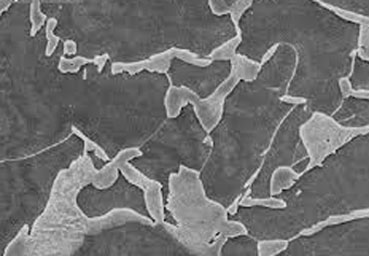
%> input picture MPF/Matlab/image1.jpg, 369 x 256 px
$ octave --eval "result = showImage('image1.jpg');"   (GNU Octave 9; MATLAB toolbox functions it lacks are replaced by stand-ins)
%> lines starting %> are read from the running program, lines starting %| are printed output that depends on the picture; in (x1, y1, x2, y2) boxes, pixels count from 0 and x2, y2 are one past the last pixel; in counts of white or black regions, pixels touching at a corner belong together; the program's own positions count from 1
function b = showImage(x)
%> called with x = 'image1.jpg'
    originalImage = imread(x);
%> originalImage is the input picture: size 256x369x3 uint8; min 6, max 246, mean 112.6
    figure
%    imshow(originalImage)
    grayImage = rgb2gray(originalImage)
    filteredImage = wiener2(grayImage,[5 5])
    imshow(filteredImage)
    SE = strel('arbitrary',eye(5))
    filteredImage = imerode(filteredImage,SE)
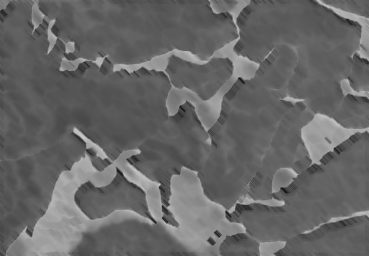
%> filteredImage: size 256x369 uint8; min 19, max 204, mean 102.8

    bw = double(filteredImage > mean(filteredImage(:)));
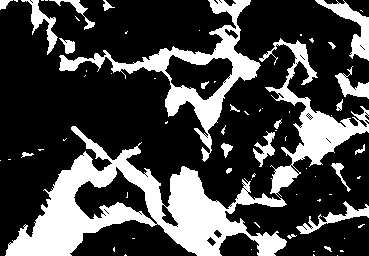
%> bw: size 256x369 double; values 0 (black) and 1 (white), 27% white; 70 white regions (46 under 20 px), largest, box (x1, y1, x2, y2) and area: (5, 38, 369, 256) 16279, (59, 0, 261, 162) 5067, (315, 0, 369, 61) 963
    imshow(bw)
%    b = find(bw == 0);
    numberOfPixels = numel(bw)
%> numberOfPixels = 94464
    numberOfTruePixels = sum(bw(:));
%> numberOfTruePixels = 25465
%    disp(numberOfPixels)
 %   disp(numberOfTruePixels)
    disp(numberOfTruePixels / numberOfPixels)
%| 0.2696
end
%> (the run ends here)

$ run again, on MPF/Matlab/image2.jpg
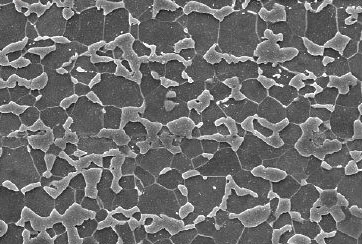
%> input picture MPF/Matlab/image2.jpg, 362 x 244 px
%> in showImage, originalImage is the input picture: size 244x362x3 uint8; mean R, G, B 108.6, 108.6, 108.6
%> in showImage, `filteredImage = imerode(filteredImage,SE)`:
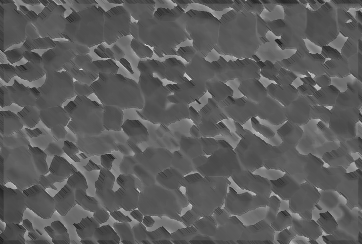
%> filteredImage: size 244x362 uint8; min 29, max 217, mean 92.7
%> in showImage, `bw = double(filteredImage > mean(filteredImage(:)));`:
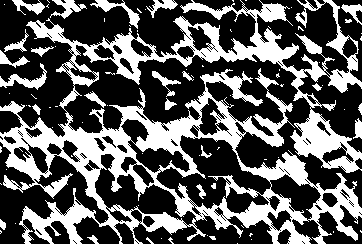
%> bw: size 244x362 double; values 0 (black) and 1 (white), 35.6% white; 86 white regions (60 under 20 px), largest, box (x1, y1, x2, y2) and area: (0, 0, 362, 244) 28234, (0, 63, 47, 90) 386, (90, 0, 140, 29) 344
%> numberOfTruePixels = 31443
%| 0.3560

$ run again, on MPF/Matlab/image3.jpg
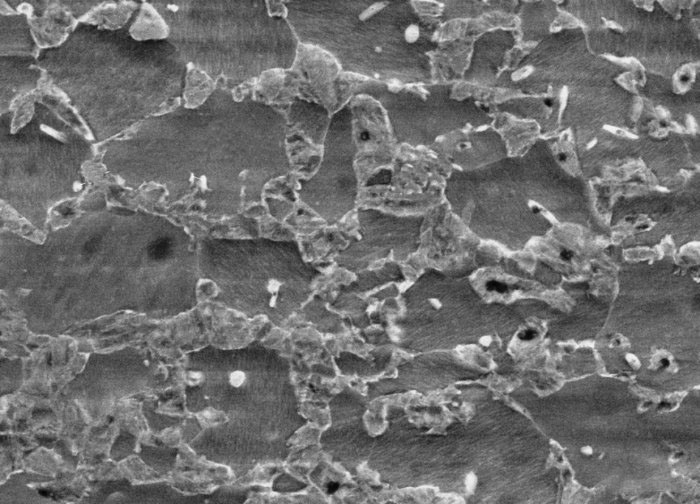
%> input picture MPF/Matlab/image3.jpg, 700 x 504 px
%> in showImage, originalImage is the input picture: size 504x700x3 uint8; min 2, max 246, mean 110.3
%> in showImage, `filteredImage = imerode(filteredImage,SE)`:
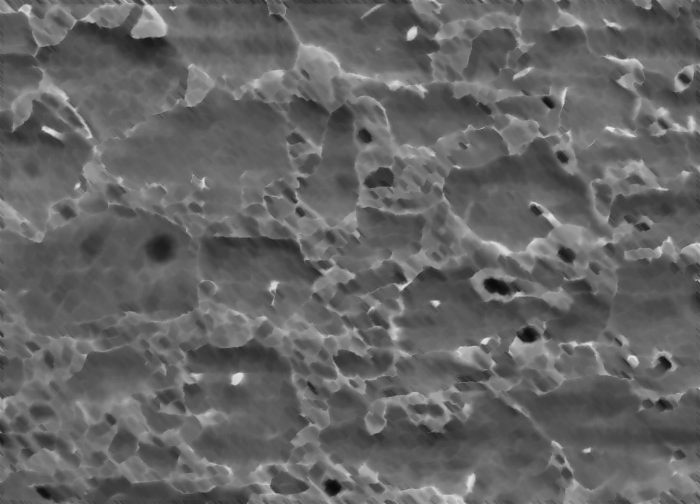
%> filteredImage: size 504x700 uint8; min 11, max 232, mean 100.4
%> in showImage, `bw = double(filteredImage > mean(filteredImage(:)));`:
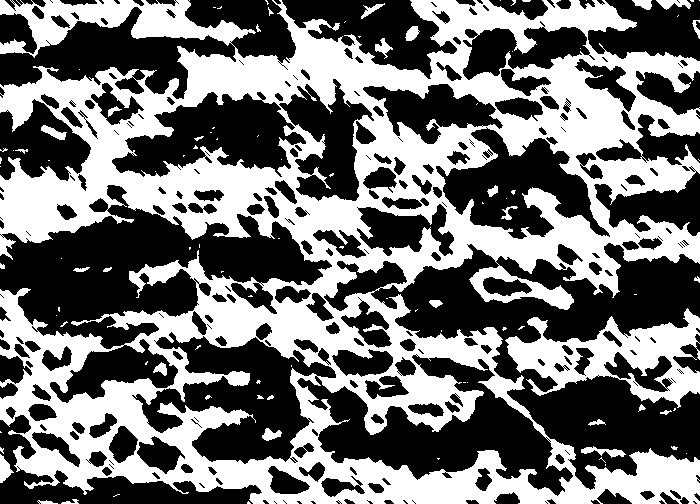
%> bw: size 504x700 double; values 0 (black) and 1 (white), 44.8% white; 99 white regions (68 under 20 px), largest, box (x1, y1, x2, y2) and area: (0, 0, 700, 504) 147001, (505, 308, 700, 408) 8092, (581, 446, 626, 458) 230
%> numberOfTruePixels = 157980
%| 0.4478
